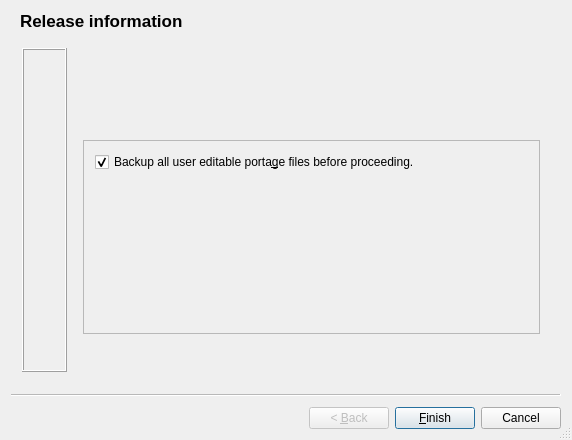
<?xml version="1.0" encoding="UTF-8"?>
<ui version="4.0">
 <class>Intro</class>
 <widget class="QWizard" name="Intro">
  <property name="geometry">
   <rect>
    <x>0</x>
    <y>0</y>
    <width>572</width>
    <height>440</height>
   </rect>
  </property>
  <property name="sizePolicy">
   <sizepolicy hsizetype="MinimumExpanding" vsizetype="MinimumExpanding">
    <horstretch>0</horstretch>
    <verstretch>0</verstretch>
   </sizepolicy>
  </property>
  <property name="minimumSize">
   <size>
    <width>550</width>
    <height>440</height>
   </size>
  </property>
  <property name="windowTitle">
   <string>Kuroo</string>
  </property>
  <property name="windowIcon">
   <iconset>
    <normaloff>../../../icons/hi32-app-kuroo-busy.png</normaloff>../../../icons/hi32-app-kuroo-busy.png</iconset>
  </property>
  <property name="sizeGripEnabled">
   <bool>true</bool>
  </property>
  <widget class="QWizardPage" name="releaseInfoPage">
   <property name="sizePolicy">
    <sizepolicy hsizetype="Expanding" vsizetype="Expanding">
     <horstretch>0</horstretch>
     <verstretch>0</verstretch>
    </sizepolicy>
   </property>
   <property name="title">
    <string>Release information</string>
   </property>
   <layout class="QGridLayout">
    <property name="spacing">
     <number>0</number>
    </property>
    <item row="0" column="0" rowspan="3">
     <widget class="QFrame" name="frame3_5_2_2">
      <property name="sizePolicy">
       <sizepolicy hsizetype="Preferred" vsizetype="MinimumExpanding">
        <horstretch>0</horstretch>
        <verstretch>0</verstretch>
       </sizepolicy>
      </property>
      <property name="frameShape">
       <enum>QFrame::Box</enum>
      </property>
      <property name="frameShadow">
       <enum>QFrame::Raised</enum>
      </property>
      <layout class="QGridLayout">
       <property name="margin">
        <number>5</number>
       </property>
       <property name="spacing">
        <number>2</number>
       </property>
       <item row="0" column="0">
        <layout class="QGridLayout">
         <item row="1" column="0">
          <widget class="QLabel" name="pixmapLabel1_4_5_2_2">
           <property name="sizePolicy">
            <sizepolicy hsizetype="Fixed" vsizetype="Fixed">
             <horstretch>0</horstretch>
             <verstretch>0</verstretch>
            </sizepolicy>
           </property>
           <property name="pixmap">
            <pixmap>image0</pixmap>
           </property>
           <property name="scaledContents">
            <bool>true</bool>
           </property>
           <property name="wordWrap">
            <bool>false</bool>
           </property>
          </widget>
         </item>
         <item row="0" column="0">
          <spacer name="spacer6_5_2_2">
           <property name="orientation">
            <enum>Qt::Vertical</enum>
           </property>
           <property name="sizeType">
            <enum>QSizePolicy::Minimum</enum>
           </property>
           <property name="sizeHint" stdset="0">
            <size>
             <width>31</width>
             <height>10</height>
            </size>
           </property>
          </spacer>
         </item>
        </layout>
       </item>
      </layout>
     </widget>
    </item>
    <item row="1" column="1">
     <spacer name="spacer27_3_2_2">
      <property name="orientation">
       <enum>Qt::Horizontal</enum>
      </property>
      <property name="sizeType">
       <enum>QSizePolicy::Minimum</enum>
      </property>
      <property name="sizeHint" stdset="0">
       <size>
        <width>16</width>
        <height>20</height>
       </size>
      </property>
     </spacer>
    </item>
    <item row="0" column="2" rowspan="2">
     <layout class="QGridLayout" name="textGrid">
      <property name="sizeConstraint">
       <enum>QLayout::SetNoConstraint</enum>
      </property>
      <item row="2" column="0">
       <widget class="QFrame" name="backupFrame">
        <property name="sizePolicy">
         <sizepolicy hsizetype="Maximum" vsizetype="Maximum">
          <horstretch>0</horstretch>
          <verstretch>0</verstretch>
         </sizepolicy>
        </property>
        <property name="frameShape">
         <enum>QFrame::StyledPanel</enum>
        </property>
        <property name="frameShadow">
         <enum>QFrame::Raised</enum>
        </property>
        <layout class="QGridLayout">
         <property name="spacing">
          <number>0</number>
         </property>
         <item row="1" column="1">
          <widget class="QLabel" name="backupFiles">
           <property name="sizePolicy">
            <sizepolicy hsizetype="Maximum" vsizetype="Maximum">
             <horstretch>0</horstretch>
             <verstretch>0</verstretch>
            </sizepolicy>
           </property>
           <property name="minimumSize">
            <size>
             <width>550</width>
             <height>150</height>
            </size>
           </property>
           <property name="text">
            <string/>
           </property>
          </widget>
         </item>
         <item row="1" column="0">
          <spacer name="spacer25">
           <property name="orientation">
            <enum>Qt::Horizontal</enum>
           </property>
           <property name="sizeType">
            <enum>QSizePolicy::Minimum</enum>
           </property>
           <property name="sizeHint" stdset="0">
            <size>
             <width>8</width>
             <height>20</height>
            </size>
           </property>
          </spacer>
         </item>
         <item row="0" column="0" colspan="2">
          <widget class="QCheckBox" name="cbBackup">
           <property name="text">
            <string>Backup all user editable porta&amp;ge files before proceeding.</string>
           </property>
           <property name="shortcut">
            <string>Alt+G</string>
           </property>
           <property name="checked">
            <bool>true</bool>
           </property>
          </widget>
         </item>
        </layout>
       </widget>
      </item>
      <item row="0" column="0">
       <widget class="QLabel" name="introText">
        <property name="sizePolicy">
         <sizepolicy hsizetype="Preferred" vsizetype="Preferred">
          <horstretch>0</horstretch>
          <verstretch>0</verstretch>
         </sizepolicy>
        </property>
        <property name="minimumSize">
         <size>
          <width>300</width>
          <height>70</height>
         </size>
        </property>
        <property name="text">
         <string/>
        </property>
        <property name="wordWrap">
         <bool>true</bool>
        </property>
        <property name="margin">
         <number>0</number>
        </property>
        <property name="indent">
         <number>0</number>
        </property>
       </widget>
      </item>
      <item row="1" column="0">
       <spacer name="spacer6">
        <property name="orientation">
         <enum>Qt::Vertical</enum>
        </property>
        <property name="sizeType">
         <enum>QSizePolicy::Fixed</enum>
        </property>
        <property name="sizeHint" stdset="0">
         <size>
          <width>20</width>
          <height>16</height>
         </size>
        </property>
       </spacer>
      </item>
     </layout>
    </item>
    <item row="2" column="2">
     <spacer name="spacer19_4_2_2">
      <property name="orientation">
       <enum>Qt::Vertical</enum>
      </property>
      <property name="sizeType">
       <enum>QSizePolicy::MinimumExpanding</enum>
      </property>
      <property name="sizeHint" stdset="0">
       <size>
        <width>21</width>
        <height>6</height>
       </size>
      </property>
     </spacer>
    </item>
    <item row="0" column="3" rowspan="2">
     <spacer name="spacer20_4_2_2">
      <property name="orientation">
       <enum>Qt::Horizontal</enum>
      </property>
      <property name="sizeType">
       <enum>QSizePolicy::MinimumExpanding</enum>
      </property>
      <property name="sizeHint" stdset="0">
       <size>
        <width>10</width>
        <height>21</height>
       </size>
      </property>
     </spacer>
    </item>
   </layout>
  </widget>
 </widget>
 <layoutdefault spacing="6" margin="11"/>
 <resources/>
 <connections/>
</ui>
